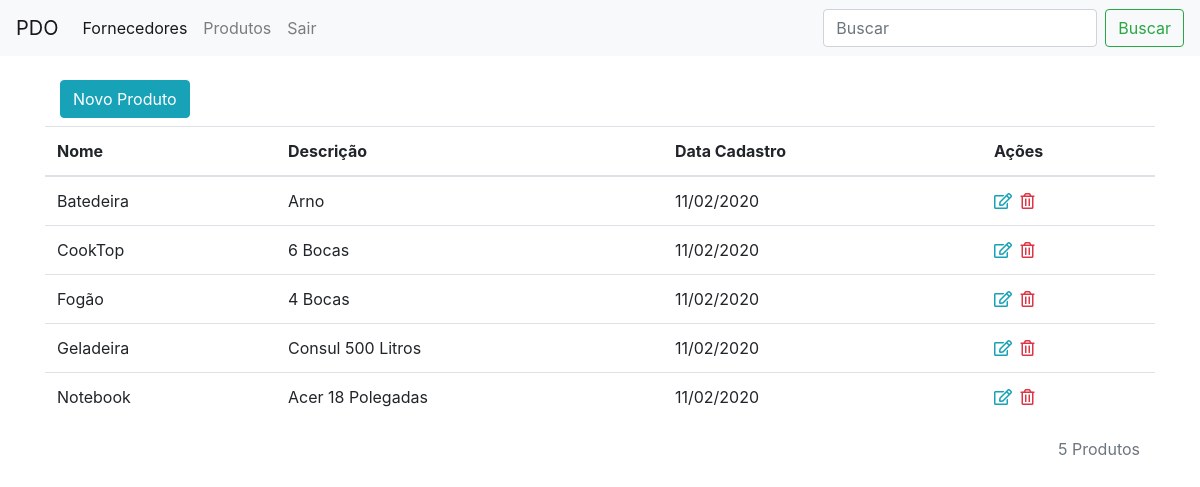
Page /produtos.php (signed in) on the committed database.
### tables this page shows
CREATE TABLE `produtos` (
  `id` int(11) NOT NULL,
  `nome` varchar(25) NOT NULL,
  `descricao` varchar(50) NOT NULL,
  `data` date NOT NULL
);

### produtos.php (the view, shortened to what this page needs)
<?php
require_once("conexao.php");
 ?>
<!DOCTYPE html>
<html>
<head>
	<link rel="stylesheet" href="https://maxcdn.bootstrapcdn.com/bootstrap/4.0.0/css/bootstrap.min.css">
	<link rel="stylesheet" href="https://cdnjs.cloudflare.com/ajax/libs/font-awesome/5.11.2/css/all.css">
</head>
<body>
	<nav class="navbar navbar-expand-lg navbar-light bg-light">
  <a class="navbar-brand" href="painel.php">PDO</a>
  <div class="collapse navbar-collapse" id="navbarSupportedContent">
    <ul class="navbar-nav mr-auto">
      <li class="nav-item active">
        <a class="nav-link" href="painel.php">Fornecedores <span class="sr-only">(current)</span></a>
      </li>
      <li class="nav-item">
        <a class="nav-link" href="produtos.php">Produtos</a>
      </li>
       <li class="nav-item">
        <a class="nav-link" href="logout.php">Sair</a>
      </li>
    </ul>
    <form class="form-inline my-2 my-lg-0">
      <input class="form-control mr-sm-2" type="search" placeholder="Buscar" aria-label="Search" name="txtbuscar">
      <button class="btn btn-outline-success my-2 my-sm-0" type="submit" name="buscar">Buscar</button>
    </form>
  </div>
</nav>
<div class="container">
	<div class="col-md-12">
		<button class="btn btn-info mt-4 mb-2" data-toggle="modal" data-target="#modal">Novo Produto</button>
	</div>
	<table class="table">
	  <thead>
	    <tr>
	      <th scope="col">Nome</th>
	      <th scope="col">Descrição</th>
	      <th scope="col">Data Cadastro</th>
	      <th scope="col">Ações</th>
	    </tr>
	  </thead>
	  <tbody>
	  	<?php
	  		if(isset($_GET['buscar']) and $_GET['txtbuscar'] != ''){
	  			$nome_buscar = $_GET['txtbuscar'] . '%';
	  			$res = $conexao->query("SELECT * from produtos where nome LIKE '$nome_buscar' or descricao LIKE '$nome_buscar' order by nome asc");
	  		}else{
	  			$res = $conexao->query("SELECT * from produtos order by nome asc");
	  		}
			$dados = $res->fetchAll(PDO::FETCH_ASSOC);
			$quantidade_produtos = count($dados);
			for ($i=0; $i < count($dados); $i++) {
				foreach ($dados[$i] as $key => $value) {
				$id = $dados[$i]['id'];
				$nome = $dados[$i]['nome'];
				$descricao = $dados[$i]['descricao'];
				$data = $dados[$i]['data'];
				$data2 = implode('/', array_reverse(explode('-', $data)));
				}
				?>
	    <tr>
	      <td><?php echo $nome; ?></td>
	      <td><?php echo $descricao; ?></td>
	      <td><?php echo $data2; ?></td>
	      <td>
	      	<a href="produtos.php?acao=editar&id=<?php echo $id; ?>" class="text-info mr-1"><i class="far fa-edit"></i></a>
	      	<a href="produtos.php?acao=excluir&id=<?php echo $id; ?>" class="text-danger"><i class="far fa-trash-alt"></i></a>
	      </td>
	    </tr>
	    <?php 	 }	  ?>
	  </tbody>
	</table>
	<div class="col-md-12">
		<p class="text-muted" align="right"><?php echo $quantidade_produtos; ?> Produtos</p>
	</div>
</div>
</body>
</html>

### rows in the picture
produtos: nome "Batedeira", descricao "Arno", data "11/02/2020"
produtos: nome "CookTop", descricao "6 Bocas", data "11/02/2020"
produtos: nome "Fogão", descricao "4 Bocas", data "11/02/2020"
produtos: nome "Geladeira", descricao "Consul 500 Litros", data "11/02/2020"
produtos: nome "Notebook", descricao "Acer 18 Polegadas", data "11/02/2020"

### other values in the picture
$quantidade_produtos "5"
